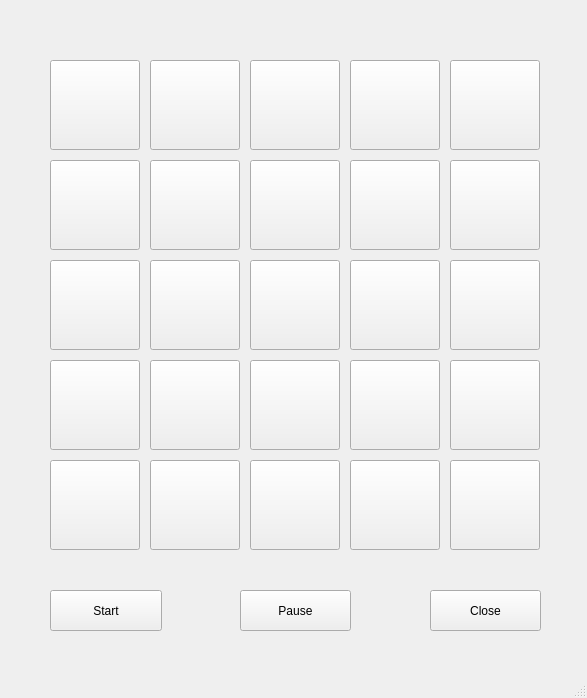
<?xml version="1.0" encoding="UTF-8"?>
<ui version="4.0">
 <class>MainWindow</class>
 <widget class="QMainWindow" name="MainWindow">
  <property name="geometry">
   <rect>
    <x>0</x>
    <y>0</y>
    <width>587</width>
    <height>698</height>
   </rect>
  </property>
  <property name="font">
   <font>
    <family>Microsoft YaHei UI</family>
   </font>
  </property>
  <property name="cursor">
   <cursorShape>ArrowCursor</cursorShape>
  </property>
  <property name="windowTitle">
   <string>A Simple Game</string>
  </property>
  <property name="windowIcon">
   <iconset>
    <normaloff>../../../../Pictures/批注 2020-01-17 185813.png</normaloff>../../../../Pictures/批注 2020-01-17 185813.png</iconset>
  </property>
  <widget class="QWidget" name="centralwidget">
   <widget class="QPushButton" name="pushButton">
    <property name="geometry">
     <rect>
      <x>50</x>
      <y>60</y>
      <width>90</width>
      <height>90</height>
     </rect>
    </property>
    <property name="text">
     <string/>
    </property>
   </widget>
   <widget class="QPushButton" name="pushButton_2">
    <property name="geometry">
     <rect>
      <x>50</x>
      <y>160</y>
      <width>90</width>
      <height>90</height>
     </rect>
    </property>
    <property name="text">
     <string/>
    </property>
   </widget>
   <widget class="QPushButton" name="pushButton_3">
    <property name="geometry">
     <rect>
      <x>50</x>
      <y>260</y>
      <width>90</width>
      <height>90</height>
     </rect>
    </property>
    <property name="text">
     <string/>
    </property>
   </widget>
   <widget class="QPushButton" name="pushButton_4">
    <property name="geometry">
     <rect>
      <x>50</x>
      <y>360</y>
      <width>90</width>
      <height>90</height>
     </rect>
    </property>
    <property name="text">
     <string/>
    </property>
   </widget>
   <widget class="QPushButton" name="pushButton_5">
    <property name="geometry">
     <rect>
      <x>50</x>
      <y>460</y>
      <width>90</width>
      <height>90</height>
     </rect>
    </property>
    <property name="text">
     <string/>
    </property>
   </widget>
   <widget class="QPushButton" name="pushButton_6">
    <property name="geometry">
     <rect>
      <x>150</x>
      <y>60</y>
      <width>90</width>
      <height>90</height>
     </rect>
    </property>
    <property name="text">
     <string/>
    </property>
   </widget>
   <widget class="QPushButton" name="pushButton_7">
    <property name="geometry">
     <rect>
      <x>150</x>
      <y>160</y>
      <width>90</width>
      <height>90</height>
     </rect>
    </property>
    <property name="text">
     <string/>
    </property>
   </widget>
   <widget class="QPushButton" name="pushButton_8">
    <property name="geometry">
     <rect>
      <x>150</x>
      <y>460</y>
      <width>90</width>
      <height>90</height>
     </rect>
    </property>
    <property name="text">
     <string/>
    </property>
   </widget>
   <widget class="QPushButton" name="pushButton_9">
    <property name="geometry">
     <rect>
      <x>150</x>
      <y>360</y>
      <width>90</width>
      <height>90</height>
     </rect>
    </property>
    <property name="text">
     <string/>
    </property>
   </widget>
   <widget class="QPushButton" name="pushButton_10">
    <property name="geometry">
     <rect>
      <x>150</x>
      <y>260</y>
      <width>90</width>
      <height>90</height>
     </rect>
    </property>
    <property name="text">
     <string/>
    </property>
   </widget>
   <widget class="QPushButton" name="pushButton_11">
    <property name="geometry">
     <rect>
      <x>250</x>
      <y>60</y>
      <width>90</width>
      <height>90</height>
     </rect>
    </property>
    <property name="text">
     <string/>
    </property>
   </widget>
   <widget class="QPushButton" name="pushButton_12">
    <property name="geometry">
     <rect>
      <x>250</x>
      <y>160</y>
      <width>90</width>
      <height>90</height>
     </rect>
    </property>
    <property name="text">
     <string/>
    </property>
   </widget>
   <widget class="QPushButton" name="pushButton_13">
    <property name="geometry">
     <rect>
      <x>250</x>
      <y>460</y>
      <width>90</width>
      <height>90</height>
     </rect>
    </property>
    <property name="text">
     <string/>
    </property>
   </widget>
   <widget class="QPushButton" name="pushButton_14">
    <property name="geometry">
     <rect>
      <x>250</x>
      <y>360</y>
      <width>90</width>
      <height>90</height>
     </rect>
    </property>
    <property name="text">
     <string/>
    </property>
   </widget>
   <widget class="QPushButton" name="pushButton_15">
    <property name="geometry">
     <rect>
      <x>250</x>
      <y>260</y>
      <width>90</width>
      <height>90</height>
     </rect>
    </property>
    <property name="text">
     <string/>
    </property>
   </widget>
   <widget class="QPushButton" name="pushButton_16">
    <property name="geometry">
     <rect>
      <x>350</x>
      <y>60</y>
      <width>90</width>
      <height>90</height>
     </rect>
    </property>
    <property name="text">
     <string/>
    </property>
   </widget>
   <widget class="QPushButton" name="pushButton_17">
    <property name="geometry">
     <rect>
      <x>350</x>
      <y>160</y>
      <width>90</width>
      <height>90</height>
     </rect>
    </property>
    <property name="text">
     <string/>
    </property>
   </widget>
   <widget class="QPushButton" name="pushButton_18">
    <property name="geometry">
     <rect>
      <x>350</x>
      <y>460</y>
      <width>90</width>
      <height>90</height>
     </rect>
    </property>
    <property name="text">
     <string/>
    </property>
   </widget>
   <widget class="QPushButton" name="pushButton_19">
    <property name="geometry">
     <rect>
      <x>350</x>
      <y>360</y>
      <width>90</width>
      <height>90</height>
     </rect>
    </property>
    <property name="text">
     <string/>
    </property>
   </widget>
   <widget class="QPushButton" name="pushButton_20">
    <property name="geometry">
     <rect>
      <x>350</x>
      <y>260</y>
      <width>90</width>
      <height>90</height>
     </rect>
    </property>
    <property name="text">
     <string/>
    </property>
   </widget>
   <widget class="QPushButton" name="pushButton_21">
    <property name="geometry">
     <rect>
      <x>450</x>
      <y>60</y>
      <width>90</width>
      <height>90</height>
     </rect>
    </property>
    <property name="text">
     <string/>
    </property>
   </widget>
   <widget class="QPushButton" name="pushButton_22">
    <property name="geometry">
     <rect>
      <x>450</x>
      <y>160</y>
      <width>90</width>
      <height>90</height>
     </rect>
    </property>
    <property name="text">
     <string/>
    </property>
   </widget>
   <widget class="QPushButton" name="pushButton_23">
    <property name="geometry">
     <rect>
      <x>450</x>
      <y>460</y>
      <width>90</width>
      <height>90</height>
     </rect>
    </property>
    <property name="text">
     <string/>
    </property>
   </widget>
   <widget class="QPushButton" name="pushButton_24">
    <property name="geometry">
     <rect>
      <x>450</x>
      <y>360</y>
      <width>90</width>
      <height>90</height>
     </rect>
    </property>
    <property name="text">
     <string/>
    </property>
   </widget>
   <widget class="QPushButton" name="pushButton_25">
    <property name="geometry">
     <rect>
      <x>450</x>
      <y>260</y>
      <width>90</width>
      <height>90</height>
     </rect>
    </property>
    <property name="text">
     <string/>
    </property>
   </widget>
   <widget class="QPushButton" name="CloseButton">
    <property name="geometry">
     <rect>
      <x>430</x>
      <y>590</y>
      <width>111</width>
      <height>41</height>
     </rect>
    </property>
    <property name="text">
     <string>Close</string>
    </property>
   </widget>
   <widget class="QLabel" name="label">
    <property name="geometry">
     <rect>
      <x>50</x>
      <y>20</y>
      <width>241</width>
      <height>31</height>
     </rect>
    </property>
    <property name="text">
     <string/>
    </property>
   </widget>
   <widget class="QPushButton" name="StartButton">
    <property name="geometry">
     <rect>
      <x>50</x>
      <y>590</y>
      <width>112</width>
      <height>41</height>
     </rect>
    </property>
    <property name="text">
     <string>Start</string>
    </property>
   </widget>
   <widget class="QLabel" name="label_2">
    <property name="geometry">
     <rect>
      <x>300</x>
      <y>20</y>
      <width>231</width>
      <height>31</height>
     </rect>
    </property>
    <property name="text">
     <string/>
    </property>
   </widget>
   <widget class="QPushButton" name="PauseButton">
    <property name="geometry">
     <rect>
      <x>240</x>
      <y>590</y>
      <width>111</width>
      <height>41</height>
     </rect>
    </property>
    <property name="text">
     <string>Pause</string>
    </property>
   </widget>
  </widget>
  <widget class="QStatusBar" name="statusbar"/>
  <widget class="QMenuBar" name="menubar">
   <property name="geometry">
    <rect>
     <x>0</x>
     <y>0</y>
     <width>587</width>
     <height>29</height>
    </rect>
   </property>
  </widget>
 </widget>
 <tabstops>
  <tabstop>pushButton</tabstop>
  <tabstop>pushButton_2</tabstop>
  <tabstop>pushButton_3</tabstop>
  <tabstop>pushButton_4</tabstop>
  <tabstop>pushButton_5</tabstop>
  <tabstop>pushButton_6</tabstop>
  <tabstop>pushButton_7</tabstop>
  <tabstop>pushButton_10</tabstop>
  <tabstop>pushButton_9</tabstop>
  <tabstop>pushButton_8</tabstop>
  <tabstop>pushButton_11</tabstop>
  <tabstop>pushButton_12</tabstop>
  <tabstop>pushButton_15</tabstop>
  <tabstop>pushButton_14</tabstop>
  <tabstop>pushButton_13</tabstop>
  <tabstop>pushButton_16</tabstop>
  <tabstop>pushButton_17</tabstop>
  <tabstop>pushButton_20</tabstop>
  <tabstop>pushButton_19</tabstop>
  <tabstop>pushButton_18</tabstop>
  <tabstop>pushButton_21</tabstop>
  <tabstop>pushButton_22</tabstop>
  <tabstop>pushButton_25</tabstop>
  <tabstop>pushButton_24</tabstop>
  <tabstop>pushButton_23</tabstop>
  <tabstop>StartButton</tabstop>
  <tabstop>PauseButton</tabstop>
  <tabstop>CloseButton</tabstop>
 </tabstops>
 <resources/>
 <connections/>
</ui>
